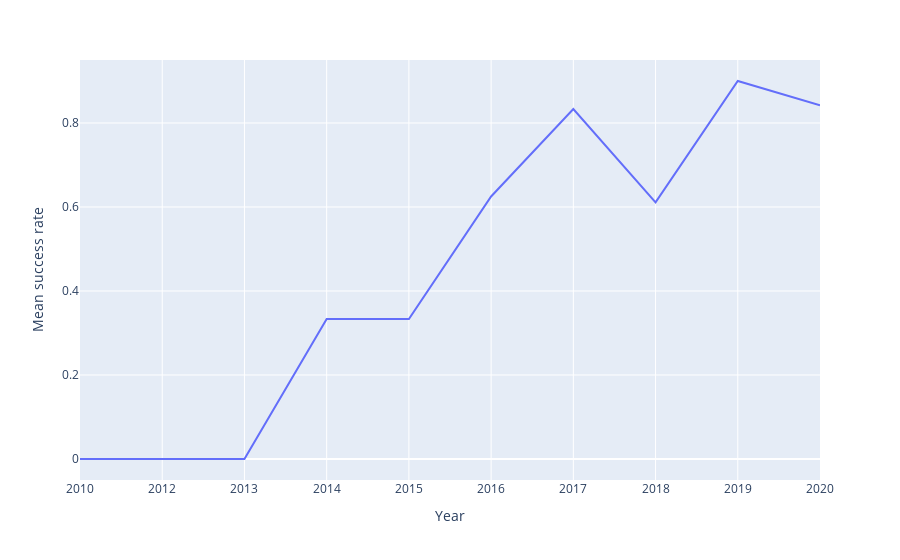

This figure's notebook cell:
### Code cell
px.line(df_annual_success_rate, x="Year", y="Class", labels={"Class":"Mean success rate"})

### Figure 1 — Plotly figure (JSON) as saved in the notebook; plotly's stock layout.template omitted (floating-point values rounded to 4 significant figures)
{"data": [{"hovertemplate": "Year=%{x}<br>Mean success rate=%{y}<extra></extra>", "legendgroup": "", "line": {"color": "#636efa", "dash": "solid"}, "marker": {"symbol": "circle"}, "mode": "lines", "name": "", "orientation": "v", "showlegend": false, "type": "scatter", "x": ["2010", "2012", "2013", "2014", "2015", "2016", "2017", "2018", "2019", "2020"], "xaxis": "x", "y": [0, 0, 0, 0.3333, 0.3333, 0.625, 0.8333, 0.6111, 0.9, 0.8421], "yaxis": "y"}], "layout": {"legend": {"tracegroupgap": 0}, "margin": {"t": 60}, "xaxis": {"anchor": "y", "domain": [0, 1], "title": {"text": "Year"}}, "yaxis": {"anchor": "x", "domain": [0, 1], "title": {"text": "Mean success rate"}}}}
